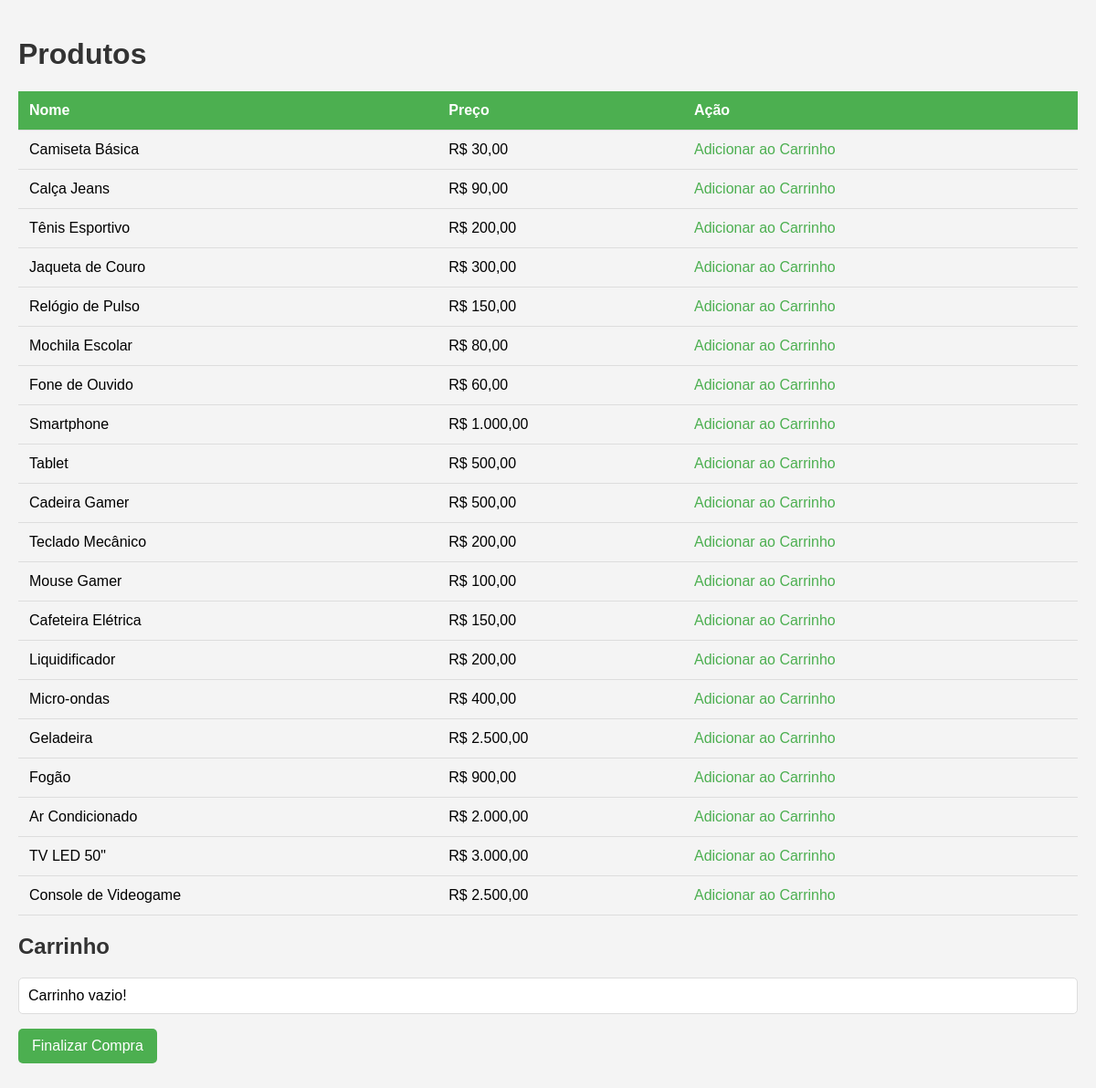
Page /carrinhoDeCompras/index.php on the committed database.
### tables this page shows
CREATE TABLE `produtos` (
  `id` int(11) NOT NULL,
  `nome` varchar(100) NOT NULL,
  `preco` int(11) NOT NULL
);

### carrinhoDeCompras/index.php (the view, shortened to what this page needs)
<?php
include 'db.php';
$sql = "SELECT * FROM produtos";
$result = $conn->query($sql);
?>
<!DOCTYPE html>
<html lang="pt-BR">
<head>
    <link rel="stylesheet" href="style.css">
</head>
<body>
    <h1>Produtos</h1>
    <table>
        <tr>
            <th>Nome</th>
            <th>Preço</th>
            <th>Ação</th>
        </tr>
        <?php while ($row = $result->fetch_assoc()): ?>
        <tr>
            <td><?php echo $row['nome']; ?></td>
            <td>R$ <?php echo number_format($row['preco'], 2, ',', '.'); ?></td>
            <td><a href="?add=<?php echo $row['id']; ?>">Adicionar ao Carrinho</a></td>
        </tr>
        <?php endwhile; ?>
    </table>
    <h2>Carrinho</h2>
    <ul>
        <?php if (isset($_SESSION['carrinho']) && count($_SESSION['carrinho']) > 0): ?>
            <?php foreach ($_SESSION['carrinho'] as $id => $quantidade): ?>
                <?php
                $sql = "SELECT * FROM produtos WHERE id = $id";
                $produto = $conn->query($sql)->fetch_assoc();
                ?>
                <li>
                    <?php echo $produto['nome']; ?> - Quantidade: <?php echo $quantidade; ?>
                    <a href="?remove=<?php echo $id; ?>">Remover</a>
                </li>
            <?php endforeach; ?>
        <?php else: ?>
            <li>Carrinho vazio!</li>
        <?php endif; ?>
    </ul>
    <button id="botaoFinalizar" onclick="finalizarCompra()">Finalizar Compra</button>
</body>
</html>

### carrinhoDeCompras/style.css (style rules this page uses)
body { font-family: Arial, sans-serif; background-color: #f4f4f4; margin: 0; padding: 20px; }
h1, h2 { color: #333; }
table { width: 100%; border-collapse: collapse; margin-bottom: 20px; }
th, td { padding: 12px; text-align: left; border-bottom: 1px solid #ddd; }
th { background-color: #4CAF50; color: white; }
ul { list-style-type: none; padding: 0; }
li { background-color: #fff; margin: 5px 0; padding: 10px; border: 1px solid #ddd; border-radius: 5px; }
a { text-decoration: none; color: #4CAF50; }
button { background-color: #4CAF50; color: white; border: none; padding: 10px 15px; font-size: 16px; cursor: pointer; border-radius: 5px; transition: background-color 0.3s; }

### rows in the picture
produtos: nome "Camiseta Básica", preco "30,00"
produtos: nome "Calça Jeans", preco "90,00"
produtos: nome "Tênis Esportivo", preco "200,00"
produtos: nome "Jaqueta de Couro", preco "300,00"
produtos: nome "Relógio de Pulso", preco "150,00"
produtos: nome "Mochila Escolar", preco "80,00"
produtos: nome "Fone de Ouvido", preco "60,00"
produtos: nome "Smartphone", preco "1.000,00"
produtos: nome "Tablet", preco "500,00"
produtos: nome "Cadeira Gamer", preco "500,00"
produtos: nome "Teclado Mecânico", preco "200,00"
produtos: nome "Mouse Gamer", preco "100,00"
produtos: nome "Cafeteira Elétrica", preco "150,00"
produtos: nome "Liquidificador", preco "200,00"
produtos: nome "Micro-ondas", preco "400,00"
produtos: nome "Geladeira", preco "2.500,00"
produtos: nome "Fogão", preco "900,00"
produtos: nome "Ar Condicionado", preco "2.000,00"
produtos: nome "TV LED 50\"", preco "3.000,00"
produtos: nome "Console de Videogame", preco "2.500,00"
